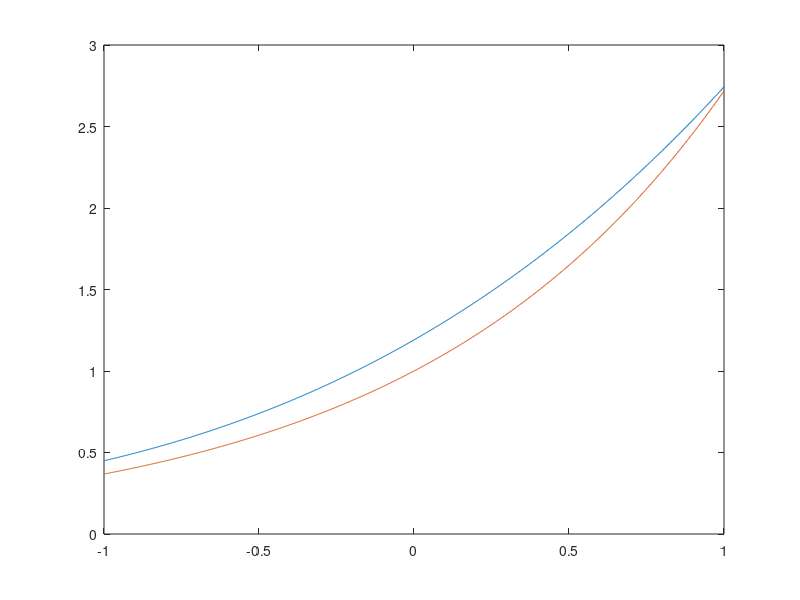

The MATLAB source for this figure:
close all;
x=linspace(-1,1,1000);
fx=[
0.449329 ;
0.450223 ;
0.451118 ;
0.452016 ;
0.452915 ;
0.453817 ;
0.454720 ;
0.455626 ;
0.456533 ;
0.457442 ;
0.458354 ;
0.459267 ;
0.460182 ;
0.461100 ;
0.462019 ;
0.462941 ;
0.463864 ;
0.464789 ;
0.465717 ;
0.466646 ;
0.467577 ;
0.468511 ;
0.469446 ;
0.470384 ;
0.471323 ;
0.472265 ;
0.473208 ;
0.474154 ;
0.475101 ;
0.476051 ;
0.477003 ;
0.477956 ;
0.478912 ;
0.479870 ;
0.480829 ;
0.481791 ;
0.482755 ;
0.483721 ;
0.484689 ;
0.485659 ;
0.486631 ;
0.487605 ;
0.488582 ;
0.489560 ;
0.490540 ;
0.491523 ;
0.492507 ;
0.493494 ;
0.494482 ;
0.495473 ;
0.496466 ;
0.497461 ;
0.498458 ;
0.499457 ;
0.500458 ;
0.501461 ;
0.502467 ;
0.503474 ;
0.504484 ;
0.505495 ;
0.506509 ;
0.507525 ;
0.508543 ;
0.509563 ;
0.510585 ;
0.511609 ;
0.512636 ;
0.513664 ;
0.514695 ;
0.515728 ;
0.516763 ;
0.517800 ;
0.518839 ;
0.519880 ;
0.520924 ;
0.521969 ;
0.523017 ;
0.524067 ;
0.525119 ;
0.526173 ;
0.527229 ;
0.528288 ;
0.529349 ;
0.530411 ;
0.531476 ;
0.532544 ;
0.533613 ;
0.534684 ;
0.535758 ;
0.536834 ;
0.537912 ;
0.538992 ;
0.540074 ;
0.541159 ;
0.542245 ;
0.543334 ;
0.544425 ;
0.545519 ;
0.546614 ;
0.547712 ;
0.548812 ;
0.549914 ;
0.551018 ;
0.552124 ;
0.553233 ;
0.554344 ;
0.555457 ;
0.556572 ;
0.557690 ;
0.558810 ;
0.559932 ;
0.561056 ;
0.562182 ;
0.563311 ;
0.564442 ;
0.565575 ;
0.566711 ;
0.567848 ;
0.568988 ;
0.570130 ;
0.571275 ;
0.572421 ;
0.573570 ;
0.574721 ;
0.575874 ;
0.577030 ;
0.578188 ;
0.579348 ;
0.580511 ;
0.581675 ;
0.582842 ;
0.584011 ;
0.585183 ;
0.586357 ;
0.587533 ;
0.588711 ;
0.589892 ;
0.591075 ;
0.592260 ;
0.593448 ;
0.594637 ;
0.595829 ;
0.597024 ;
0.598221 ;
0.599420 ;
0.600621 ;
0.601825 ;
0.603031 ;
0.604239 ;
0.605449 ;
0.606662 ;
0.607878 ;
0.609095 ;
0.610315 ;
0.611537 ;
0.612762 ;
0.613989 ;
0.615218 ;
0.616449 ;
0.617683 ;
0.618920 ;
0.620158 ;
0.621399 ;
0.622642 ;
0.623888 ;
0.625136 ;
0.626386 ;
0.627639 ;
0.628894 ;
0.630152 ;
0.631411 ;
0.632674 ;
0.633938 ;
0.635205 ;
0.636475 ;
0.637746 ;
0.639020 ;
0.640297 ;
0.641576 ;
0.642857 ;
0.644141 ;
0.645427 ;
0.646715 ;
0.648006 ;
0.649299 ;
0.650595 ;
0.651893 ;
0.653193 ;
0.654496 ;
0.655802 ;
0.657109 ;
0.658419 ;
0.659732 ;
0.661047 ;
0.662364 ;
0.663684 ;
0.665007 ;
0.666331 ;
0.667658 ;
0.668988 ;
0.670320 ;
0.671655 ;
0.672991 ;
0.674331 ;
0.675673 ;
0.677017 ;
0.678364 ;
0.679713 ;
0.681065 ;
0.682419 ;
0.683775 ;
0.685134 ;
0.686496 ;
0.687860 ;
0.689227 ;
0.690596 ;
0.691967 ;
0.693341 ;
0.694717 ;
0.696096 ;
0.697478 ;
0.698862 ;
0.700248 ;
0.701637 ;
0.703029 ;
0.704422 ;
0.705819 ;
0.707218 ;
0.708619 ;
0.710023 ;
0.711430 ;
0.712839 ;
0.714250 ;
0.715664 ;
0.717081 ;
0.718500 ;
0.719922 ;
0.721346 ;
0.722773 ;
0.724202 ;
0.725634 ;
0.727068 ;
0.728505 ;
0.729945 ;
0.731387 ;
0.732831 ;
0.734278 ;
0.735728 ;
0.737180 ;
0.738635 ;
0.740092 ;
0.741552 ;
0.743015 ;
0.744480 ;
0.745948 ;
0.747418 ;
0.748891 ;
0.750366 ;
0.751844 ;
0.753325 ;
0.754808 ;
0.756294 ;
0.757782 ;
0.759273 ;
0.760767 ;
0.762263 ;
0.763762 ;
0.765263 ;
0.766767 ;
0.768274 ;
0.769783 ;
0.771295 ;
0.772810 ;
0.774327 ;
0.775847 ;
0.777369 ;
0.778894 ;
0.780422 ;
0.781952 ;
0.783485 ;
0.785021 ;
0.786559 ;
0.788100 ;
0.789644 ;
0.791190 ;
0.792739 ;
0.794290 ;
0.795844 ;
0.797401 ;
0.798961 ;
0.800523 ;
0.802088 ;
0.803655 ;
0.805226 ;
0.806799 ;
0.808374 ;
0.809952 ;
0.811533 ;
0.813117 ;
0.814703 ;
0.816292 ;
0.817884 ;
0.819479 ;
0.821076 ;
0.822676 ;
0.824278 ;
0.825884 ;
0.827492 ;
0.829102 ;
0.830716 ;
0.832332 ;
0.833951 ;
0.835572 ;
0.837197 ;
0.838824 ;
0.840453 ;
0.842086 ;
0.843721 ;
0.845359 ;
0.847000 ;
0.848644 ;
0.850290 ;
0.851939 ;
0.853591 ;
0.855245 ;
0.856902 ;
0.858562 ;
0.860225 ;
0.861891 ;
0.863559 ;
0.865230 ;
0.866904 ;
0.868581 ;
0.870260 ;
0.871943 ;
0.873628 ;
0.875315 ;
0.877006 ;
0.878699 ;
0.880396 ;
0.882095 ;
0.883796 ;
0.885501 ;
0.887208 ;
0.888919 ;
0.890632 ;
0.892348 ;
0.894066 ;
0.895788 ;
0.897512 ;
0.899239 ;
0.900969 ;
0.902702 ;
0.904438 ;
0.906176 ;
0.907917 ;
0.909662 ;
0.911409 ;
0.913158 ;
0.914911 ;
0.916667 ;
0.918425 ;
0.920186 ;
0.921950 ;
0.923717 ;
0.925487 ;
0.927260 ;
0.929036 ;
0.930814 ;
0.932595 ;
0.934380 ;
0.936167 ;
0.937957 ;
0.939749 ;
0.941545 ;
0.943344 ;
0.945145 ;
0.946950 ;
0.948757 ;
0.950567 ;
0.952380 ;
0.954196 ;
0.956015 ;
0.957837 ;
0.959662 ;
0.961490 ;
0.963320 ;
0.965154 ;
0.966990 ;
0.968830 ;
0.970672 ;
0.972517 ;
0.974366 ;
0.976217 ;
0.978071 ;
0.979928 ;
0.981788 ;
0.983651 ;
0.985517 ;
0.987385 ;
0.989257 ;
0.991132 ;
0.993010 ;
0.994890 ;
0.996774 ;
0.998661 ;
1.000550 ;
1.002443 ;
1.004338 ;
1.006237 ;
1.008138 ;
1.010043 ;
1.011950 ;
1.013861 ;
1.015774 ;
1.017691 ;
1.019610 ;
1.021533 ;
1.023458 ;
1.025387 ;
1.027318 ;
1.029253 ;
1.031190 ;
1.033131 ;
1.035074 ;
1.037021 ;
1.038970 ;
1.040923 ;
1.042879 ;
1.044837 ;
1.046799 ;
1.048764 ;
1.050732 ;
1.052703 ;
1.054677 ;
1.056654 ;
1.058634 ;
1.060617 ;
1.062603 ;
1.064592 ;
1.066584 ;
1.068580 ;
1.070578 ;
1.072580 ;
1.074584 ;
1.076592 ;
1.078603 ;
1.080617 ;
1.082633 ;
1.084653 ;
1.086677 ;
1.088703 ;
1.090732 ;
1.092764 ;
1.094800 ;
1.096838 ;
1.098880 ;
1.100925 ;
1.102973 ;
1.105024 ;
1.107078 ;
1.109135 ;
1.111196 ;
1.113259 ;
1.115326 ;
1.117396 ;
1.119469 ;
1.121545 ;
1.123624 ;
1.125706 ;
1.127792 ;
1.129880 ;
1.131972 ;
1.134067 ;
1.136165 ;
1.138266 ;
1.140371 ;
1.142478 ;
1.144589 ;
1.146703 ;
1.148820 ;
1.150941 ;
1.153064 ;
1.155191 ;
1.157321 ;
1.159454 ;
1.161590 ;
1.163729 ;
1.165872 ;
1.168018 ;
1.170167 ;
1.172319 ;
1.174474 ;
1.176633 ;
1.178795 ;
1.180960 ;
1.183128 ;
1.185299 ;
1.187474 ;
1.189652 ;
1.191833 ;
1.194018 ;
1.196205 ;
1.198396 ;
1.200590 ;
1.202788 ;
1.204988 ;
1.207192 ;
1.209399 ;
1.211609 ;
1.213823 ;
1.216040 ;
1.218260 ;
1.220483 ;
1.222710 ;
1.224940 ;
1.227173 ;
1.229410 ;
1.231649 ;
1.233892 ;
1.236139 ;
1.238388 ;
1.240641 ;
1.242897 ;
1.245157 ;
1.247420 ;
1.249686 ;
1.251955 ;
1.254228 ;
1.256504 ;
1.258783 ;
1.261066 ;
1.263352 ;
1.265641 ;
1.267933 ;
1.270229 ;
1.272529 ;
1.274831 ;
1.277137 ;
1.279446 ;
1.281759 ;
1.284075 ;
1.286394 ;
1.288717 ;
1.291043 ;
1.293372 ;
1.295705 ;
1.298041 ;
1.300380 ;
1.302723 ;
1.305069 ;
1.307418 ;
1.309771 ;
1.312128 ;
1.314487 ;
1.316850 ;
1.319217 ;
1.321586 ;
1.323960 ;
1.326336 ;
1.328716 ;
1.331099 ;
1.333486 ;
1.335876 ;
1.338270 ;
1.340667 ;
1.343067 ;
1.345471 ;
1.347878 ;
1.350289 ;
1.352703 ;
1.355121 ;
1.357541 ;
1.359966 ;
1.362394 ;
1.364825 ;
1.367260 ;
1.369698 ;
1.372139 ;
1.374584 ;
1.377033 ;
1.379485 ;
1.381940 ;
1.384399 ;
1.386861 ;
1.389327 ;
1.391796 ;
1.394269 ;
1.396745 ;
1.399225 ;
1.401708 ;
1.404194 ;
1.406685 ;
1.409178 ;
1.411675 ;
1.414176 ;
1.416680 ;
1.419187 ;
1.421699 ;
1.424213 ;
1.426731 ;
1.429253 ;
1.431778 ;
1.434307 ;
1.436839 ;
1.439374 ;
1.441914 ;
1.444456 ;
1.447003 ;
1.449553 ;
1.452106 ;
1.454663 ;
1.457223 ;
1.459787 ;
1.462355 ;
1.464926 ;
1.467500 ;
1.470079 ;
1.472660 ;
1.475246 ;
1.477835 ;
1.480427 ;
1.483023 ;
1.485623 ;
1.488226 ;
1.490833 ;
1.493443 ;
1.496057 ;
1.498674 ;
1.501295 ;
1.503920 ;
1.506548 ;
1.509180 ;
1.511816 ;
1.514455 ;
1.517098 ;
1.519744 ;
1.522394 ;
1.525047 ;
1.527705 ;
1.530365 ;
1.533030 ;
1.535698 ;
1.538370 ;
1.541045 ;
1.543724 ;
1.546406 ;
1.549093 ;
1.551783 ;
1.554476 ;
1.557173 ;
1.559874 ;
1.562579 ;
1.565287 ;
1.567999 ;
1.570714 ;
1.573433 ;
1.576156 ;
1.578883 ;
1.581613 ;
1.584347 ;
1.587084 ;
1.589826 ;
1.592571 ;
1.595319 ;
1.598072 ;
1.600828 ;
1.603587 ;
1.606351 ;
1.609118 ;
1.611889 ;
1.614663 ;
1.617442 ;
1.620224 ;
1.623009 ;
1.625799 ;
1.628592 ;
1.631389 ;
1.634190 ;
1.636994 ;
1.639802 ;
1.642614 ;
1.645430 ;
1.648249 ;
1.651072 ;
1.653899 ;
1.656730 ;
1.659564 ;
1.662402 ;
1.665244 ;
1.668090 ;
1.670939 ;
1.673792 ;
1.676649 ;
1.679510 ;
1.682375 ;
1.685243 ;
1.688115 ;
1.690991 ;
1.693871 ;
1.696754 ;
1.699642 ;
1.702533 ;
1.705428 ;
1.708327 ;
1.711229 ;
1.714136 ;
1.717046 ;
1.719960 ;
1.722878 ;
1.725799 ;
1.728725 ;
1.731654 ;
1.734587 ;
1.737524 ;
1.740465 ;
1.743410 ;
1.746359 ;
1.749311 ;
1.752267 ;
1.755227 ;
1.758191 ;
1.761159 ;
1.764131 ;
1.767106 ;
1.770086 ;
1.773069 ;
1.776056 ;
1.779048 ;
1.782043 ;
1.785041 ;
1.788044 ;
1.791051 ;
1.794061 ;
1.797076 ;
1.800094 ;
1.803116 ;
1.806143 ;
1.809173 ;
1.812207 ;
1.815244 ;
1.818286 ;
1.821332 ;
1.824382 ;
1.827435 ;
1.830493 ;
1.833554 ;
1.836620 ;
1.839689 ;
1.842762 ;
1.845840 ;
1.848921 ;
1.852006 ;
1.855095 ;
1.858188 ;
1.861285 ;
1.864386 ;
1.867491 ;
1.870600 ;
1.873713 ;
1.876830 ;
1.879950 ;
1.883075 ;
1.886204 ;
1.889337 ;
1.892474 ;
1.895614 ;
1.898759 ;
1.901908 ;
1.905061 ;
1.908217 ;
1.911378 ;
1.914543 ;
1.917712 ;
1.920885 ;
1.924062 ;
1.927243 ;
1.930427 ;
1.933616 ;
1.936809 ;
1.940006 ;
1.943208 ;
1.946413 ;
1.949622 ;
1.952835 ;
1.956052 ;
1.959274 ;
1.962499 ;
1.965728 ;
1.968962 ;
1.972199 ;
1.975441 ;
1.978687 ;
1.981936 ;
1.985190 ;
1.988448 ;
1.991710 ;
1.994976 ;
1.998247 ;
2.001521 ;
2.004799 ;
2.008082 ;
2.011368 ;
2.014659 ;
2.017954 ;
2.021253 ;
2.024556 ;
2.027863 ;
2.031174 ;
2.034490 ;
2.037809 ;
2.041133 ;
2.044461 ;
2.047793 ;
2.051129 ;
2.054469 ;
2.057813 ;
2.061162 ;
2.064515 ;
2.067871 ;
2.071232 ;
2.074598 ;
2.077967 ;
2.081340 ;
2.084718 ;
2.088100 ;
2.091486 ;
2.094876 ;
2.098270 ;
2.101669 ;
2.105072 ;
2.108479 ;
2.111890 ;
2.115305 ;
2.118725 ;
2.122148 ;
2.125576 ;
2.129008 ;
2.132445 ;
2.135885 ;
2.139330 ;
2.142779 ;
2.146232 ;
2.149690 ;
2.153151 ;
2.156617 ;
2.160088 ;
2.163562 ;
2.167041 ;
2.170524 ;
2.174011 ;
2.177502 ;
2.180998 ;
2.184498 ;
2.188002 ;
2.191510 ;
2.195023 ;
2.198540 ;
2.202061 ;
2.205587 ;
2.209117 ;
2.212651 ;
2.216189 ;
2.219732 ;
2.223279 ;
2.226830 ;
2.230386 ;
2.233946 ;
2.237510 ;
2.241078 ;
2.244651 ;
2.248228 ;
2.251810 ;
2.255396 ;
2.258986 ;
2.262580 ;
2.266179 ;
2.269782 ;
2.273389 ;
2.277001 ;
2.280617 ;
2.284238 ;
2.287863 ;
2.291492 ;
2.295125 ;
2.298763 ;
2.302405 ;
2.306052 ;
2.309703 ;
2.313358 ;
2.317018 ;
2.320682 ;
2.324351 ;
2.328023 ;
2.331701 ;
2.335382 ;
2.339068 ;
2.342759 ;
2.346454 ;
2.350153 ;
2.353856 ;
2.357564 ;
2.361277 ;
2.364994 ;
2.368715 ;
2.372441 ;
2.376171 ;
2.379906 ;
2.383645 ;
2.387388 ;
2.391136 ;
2.394888 ;
2.398645 ;
2.402406 ;
2.406172 ;
2.409942 ;
2.413716 ;
2.417495 ;
2.421279 ;
2.425067 ;
2.428859 ;
2.432656 ;
2.436457 ;
2.440263 ;
2.444074 ;
2.447888 ;
2.451708 ;
2.455531 ;
2.459360 ;
2.463192 ;
2.467030 ;
2.470872 ;
2.474718 ;
2.478569 ;
2.482424 ;
2.486284 ;
2.490148 ;
2.494017 ;
2.497890 ;
2.501768 ;
2.505651 ;
2.509538 ;
2.513429 ;
2.517325 ;
2.521226 ;
2.525131 ;
2.529041 ;
2.532955 ;
2.536874 ;
2.540797 ;
2.544725 ;
2.548658 ;
2.552595 ;
2.556536 ;
2.560483 ;
2.564433 ;
2.568389 ;
2.572349 ;
2.576313 ;
2.580282 ;
2.584256 ;
2.588235 ;
2.592218 ;
2.596205 ;
2.600197 ;
2.604194 ;
2.608195 ;
2.612201 ;
2.616212 ;
2.620227 ;
2.624247 ;
2.628272 ;
2.632301 ;
2.636335 ;
2.640373 ;
2.644416 ;
2.648464 ;
2.652516 ;
2.656573 ;
2.660635 ;
2.664701 ;
2.668772 ;
2.672848 ;
2.676928 ;
2.681013 ;
2.685103 ;
2.689197 ;
2.693296 ;
2.697400 ;
2.701508 ;
2.705622 ;
2.709739 ;
2.713862 ;
2.717989 ;
2.722121 ;
2.726258 ;
2.730399 ;
2.734545 ;
2.738696 ;
2.742851   ];
plot(x,fx)
hold on
plot(x,exp(x))
